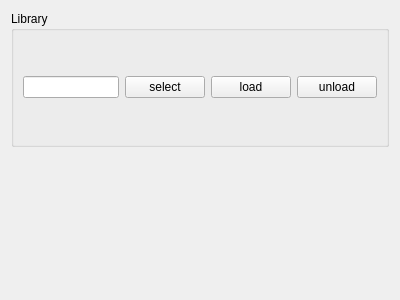
<?xml version="1.0" encoding="UTF-8"?>
<ui version="4.0">
 <class>TabPlugin</class>
 <widget class="QWidget" name="TabPlugin">
  <property name="geometry">
   <rect>
    <x>0</x>
    <y>0</y>
    <width>400</width>
    <height>300</height>
   </rect>
  </property>
  <property name="windowTitle">
   <string>Form</string>
  </property>
  <layout class="QVBoxLayout" name="verticalLayout">
   <item>
    <widget class="QGroupBox" name="groupBox_4">
     <property name="title">
      <string>Library</string>
     </property>
     <layout class="QHBoxLayout" name="horizontalLayout_3">
      <item>
       <widget class="QLineEdit" name="lineEdit_library_fileName"/>
      </item>
      <item>
       <widget class="QPushButton" name="pushButton_select">
        <property name="text">
         <string>select</string>
        </property>
       </widget>
      </item>
      <item>
       <widget class="QPushButton" name="pushButton_load">
        <property name="text">
         <string>load</string>
        </property>
       </widget>
      </item>
      <item>
       <widget class="QPushButton" name="pushButton_unload">
        <property name="text">
         <string>unload</string>
        </property>
       </widget>
      </item>
     </layout>
    </widget>
   </item>
   <item>
    <widget class="TabCommonUnit" name="tabCommonUnit" native="true"/>
   </item>
  </layout>
 </widget>
 <customwidgets>
  <customwidget>
   <class>TabCommonUnit</class>
   <extends>QWidget</extends>
   <header>tabcommonunit.h</header>
  </customwidget>
 </customwidgets>
 <resources/>
 <connections/>
</ui>
